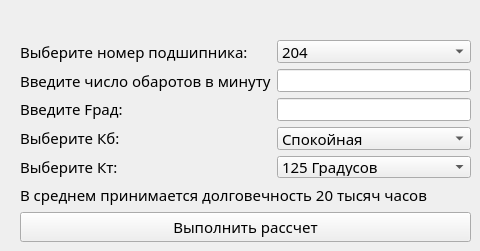
    <widget class="QWidget" name="tab_5">
     <attribute name="title">
      <string>Определение долговечности</string>
     </attribute>
     <widget class="QWidget" name="layoutWidget">
      <property name="geometry">
       <rect>
        <x>20</x>
        <y>40</y>
        <width>451</width>
        <height>202</height>
       </rect>
      </property>
      <layout class="QVBoxLayout" name="verticalLayout_19">
       <item>
        <layout class="QVBoxLayout" name="verticalLayout_15">
         <item>
          <layout class="QHBoxLayout" name="horizontalLayout_7">
           <item>
            <layout class="QVBoxLayout" name="verticalLayout_14">
             <item>
              <widget class="QLabel" name="label_35">
               <property name="font">
                <font>
                 <family>GOST type B</family>
                 <pointsize>11</pointsize>
                </font>
               </property>
               <property name="text">
                <string>Выберите номер подшипника:</string>
               </property>
              </widget>
             </item>
             <item>
              <widget class="QLabel" name="label_34">
               <property name="font">
                <font>
                 <family>GOST type B</family>
                 <pointsize>11</pointsize>
                </font>
               </property>
               <property name="text">
                <string>Введите число обаротов в минуту:</string>
               </property>
              </widget>
             </item>
             <item>
              <widget class="QLabel" name="label_31">
               <property name="font">
                <font>
                 <family>GOST type B</family>
                 <pointsize>11</pointsize>
                </font>
               </property>
               <property name="text">
                <string>Введите Fрад:</string>
               </property>
              </widget>
             </item>
             <item>
              <widget class="QLabel" name="label_32">
               <property name="font">
                <font>
                 <family>GOST type B</family>
                 <pointsize>11</pointsize>
                </font>
               </property>
               <property name="text">
                <string>Выберите Кб:</string>
               </property>
              </widget>
             </item>
             <item>
              <widget class="QLabel" name="label_33">
               <property name="font">
                <font>
                 <family>GOST type B</family>
                 <pointsize>11</pointsize>
                </font>
               </property>
               <property name="text">
                <string>Выберите Кт:</string>
               </property>
              </widget>
             </item>
            </layout>
           </item>
           <item>
            <layout class="QVBoxLayout" name="verticalLayout_13">
             <item>
              <widget class="QComboBox" name="comboBox_5_1">
               <property name="font">
                <font>
                 <family>GOST type B</family>
                 <pointsize>11</pointsize>
                </font>
               </property>
               <item>
                <property name="text">
                 <string>204</string>
                </property>
               </item>
               <item>
                <property name="text">
                 <string>205</string>
                </property>
               </item>
               <item>
                <property name="text">
                 <string>206</string>
                </property>
               </item>
               <item>
                <property name="text">
                 <string>207</string>
                </property>
               </item>
               <item>
                <property name="text">
                 <string>208</string>
                </property>
               </item>
              </widget>
             </item>
             <item>
              <widget class="QLineEdit" name="lineEdit_5_1">
               <property name="font">
                <font>
                 <family>GOST type B</family>
                 <pointsize>11</pointsize>
                </font>
               </property>
              </widget>
             </item>
             <item>
              <widget class="QLineEdit" name="lineEdit_5_2">
               <property name="font">
                <font>
                 <family>GOST type B</family>
                 <pointsize>11</pointsize>
                </font>
               </property>
              </widget>
             </item>
             <item>
              <widget class="QComboBox" name="comboBox_5_2">
               <property name="font">
                <font>
                 <family>GOST type B</family>
                 <pointsize>11</pointsize>
                </font>
               </property>
               <item>
                <property name="text">
                 <string>Спокойная</string>
                </property>
               </item>
               <item>
                <property name="text">
                 <string>Легкие толчки</string>
                </property>
               </item>
               <item>
                <property name="text">
                 <string>Значительные толчки</string>
                </property>
               </item>
               <item>
                <property name="text">
                 <string>Сильные удары</string>
                </property>
               </item>
              </widget>
             </item>
             <item>
              <widget class="QComboBox" name="comboBox_5_3">
               <property name="font">
                <font>
                 <family>GOST type B</family>
                 <pointsize>11</pointsize>
                </font>
               </property>
               <item>
                <property name="text">
                 <string>125 Градусов</string>
                </property>
               </item>
               <item>
                <property name="text">
                 <string>200 Градусов</string>
                </property>
               </item>
               <item>
                <property name="text">
                 <string>300 Градусов</string>
                </property>
               </item>
              </widget>
             </item>
            </layout>
           </item>
          </layout>
         </item>
         <item>
          <widget class="QLabel" name="label_36">
           <property name="font">
            <font>
             <family>GOST type B</family>
             <pointsize>11</pointsize>
            </font>
           </property>
           <property name="text">
            <string>В среднем принимается долговечность 20 тысяч часов</string>
           </property>
          </widget>
         </item>
        </layout>
       </item>
       <item>
        <widget class="QPushButton" name="pushButton_5_1">
         <property name="font">
          <font>
           <family>GOST type B</family>
           <pointsize>11</pointsize>
          </font>
         </property>
         <property name="text">
          <string>Выполнить рассчет</string>
         </property>
        </widget>
       </item>
      </layout>
     </widget>
    </widget>
